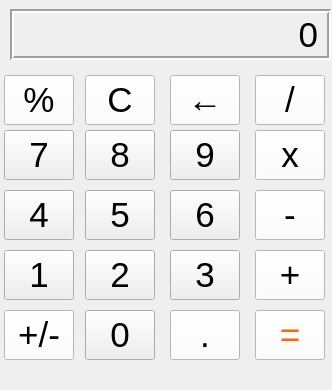
<?xml version="1.0" encoding="UTF-8"?>
<ui version="4.0">
 <class>MainWindow</class>
 <widget class="QMainWindow" name="MainWindow">
  <property name="geometry">
   <rect>
    <x>0</x>
    <y>0</y>
    <width>332</width>
    <height>390</height>
   </rect>
  </property>
  <property name="minimumSize">
   <size>
    <width>310</width>
    <height>390</height>
   </size>
  </property>
  <property name="maximumSize">
   <size>
    <width>332</width>
    <height>476</height>
   </size>
  </property>
  <property name="windowTitle">
   <string>Hesap Makinesi</string>
  </property>
  <widget class="QWidget" name="centralwidget">
   <widget class="QLabel" name="sonuc">
    <property name="geometry">
     <rect>
      <x>10</x>
      <y>9</y>
      <width>321</width>
      <height>51</height>
     </rect>
    </property>
    <property name="font">
     <font>
      <family>Arial</family>
      <pointsize>26</pointsize>
     </font>
    </property>
    <property name="frameShape">
     <enum>QFrame::Box</enum>
    </property>
    <property name="frameShadow">
     <enum>QFrame::Sunken</enum>
    </property>
    <property name="lineWidth">
     <number>2</number>
    </property>
    <property name="text">
     <string>0</string>
    </property>
    <property name="alignment">
     <set>Qt::AlignRight|Qt::AlignTrailing|Qt::AlignVCenter</set>
    </property>
    <property name="margin">
     <number>10</number>
    </property>
   </widget>
   <widget class="QPushButton" name="yuzde">
    <property name="geometry">
     <rect>
      <x>4</x>
      <y>75</y>
      <width>70</width>
      <height>50</height>
     </rect>
    </property>
    <property name="font">
     <font>
      <pointsize>26</pointsize>
     </font>
    </property>
    <property name="styleSheet">
     <string notr="true">background-color: rgb(255, 255, 255);</string>
    </property>
    <property name="text">
     <string>%</string>
    </property>
   </widget>
   <widget class="QPushButton" name="geri">
    <property name="geometry">
     <rect>
      <x>170</x>
      <y>75</y>
      <width>70</width>
      <height>50</height>
     </rect>
    </property>
    <property name="font">
     <font>
      <pointsize>26</pointsize>
     </font>
    </property>
    <property name="styleSheet">
     <string notr="true">background-color: rgb(241, 245, 245);
background-color: rgb(255, 255, 255);</string>
    </property>
    <property name="text">
     <string>←</string>
    </property>
   </widget>
   <widget class="QPushButton" name="silme">
    <property name="geometry">
     <rect>
      <x>85</x>
      <y>75</y>
      <width>70</width>
      <height>50</height>
     </rect>
    </property>
    <property name="font">
     <font>
      <pointsize>26</pointsize>
     </font>
    </property>
    <property name="styleSheet">
     <string notr="true">background-color: rgb(255, 255, 255);</string>
    </property>
    <property name="text">
     <string>C</string>
    </property>
   </widget>
   <widget class="QPushButton" name="bolme">
    <property name="geometry">
     <rect>
      <x>255</x>
      <y>75</y>
      <width>70</width>
      <height>50</height>
     </rect>
    </property>
    <property name="font">
     <font>
      <pointsize>26</pointsize>
     </font>
    </property>
    <property name="styleSheet">
     <string notr="true">background-color: rgb(255, 255, 255);</string>
    </property>
    <property name="text">
     <string>/</string>
    </property>
   </widget>
   <widget class="QPushButton" name="sekiz">
    <property name="geometry">
     <rect>
      <x>85</x>
      <y>130</y>
      <width>70</width>
      <height>50</height>
     </rect>
    </property>
    <property name="font">
     <font>
      <pointsize>26</pointsize>
     </font>
    </property>
    <property name="text">
     <string>8</string>
    </property>
   </widget>
   <widget class="QPushButton" name="dokuz">
    <property name="geometry">
     <rect>
      <x>170</x>
      <y>130</y>
      <width>70</width>
      <height>50</height>
     </rect>
    </property>
    <property name="font">
     <font>
      <pointsize>26</pointsize>
     </font>
    </property>
    <property name="text">
     <string>9</string>
    </property>
   </widget>
   <widget class="QPushButton" name="carpma">
    <property name="geometry">
     <rect>
      <x>255</x>
      <y>130</y>
      <width>70</width>
      <height>50</height>
     </rect>
    </property>
    <property name="font">
     <font>
      <pointsize>26</pointsize>
     </font>
    </property>
    <property name="styleSheet">
     <string notr="true">background-color: rgb(255, 255, 255);</string>
    </property>
    <property name="text">
     <string>x</string>
    </property>
   </widget>
   <widget class="QPushButton" name="yedi">
    <property name="geometry">
     <rect>
      <x>4</x>
      <y>130</y>
      <width>70</width>
      <height>50</height>
     </rect>
    </property>
    <property name="font">
     <font>
      <pointsize>26</pointsize>
     </font>
    </property>
    <property name="text">
     <string>7</string>
    </property>
   </widget>
   <widget class="QPushButton" name="bes">
    <property name="geometry">
     <rect>
      <x>85</x>
      <y>190</y>
      <width>70</width>
      <height>50</height>
     </rect>
    </property>
    <property name="font">
     <font>
      <pointsize>26</pointsize>
     </font>
    </property>
    <property name="text">
     <string>5</string>
    </property>
   </widget>
   <widget class="QPushButton" name="alti">
    <property name="geometry">
     <rect>
      <x>170</x>
      <y>190</y>
      <width>70</width>
      <height>50</height>
     </rect>
    </property>
    <property name="font">
     <font>
      <pointsize>26</pointsize>
     </font>
    </property>
    <property name="text">
     <string>6</string>
    </property>
   </widget>
   <widget class="QPushButton" name="cikarma">
    <property name="geometry">
     <rect>
      <x>255</x>
      <y>190</y>
      <width>70</width>
      <height>50</height>
     </rect>
    </property>
    <property name="font">
     <font>
      <pointsize>26</pointsize>
     </font>
    </property>
    <property name="styleSheet">
     <string notr="true">background-color: rgb(255, 255, 255);</string>
    </property>
    <property name="text">
     <string>-</string>
    </property>
   </widget>
   <widget class="QPushButton" name="dort">
    <property name="geometry">
     <rect>
      <x>4</x>
      <y>190</y>
      <width>70</width>
      <height>50</height>
     </rect>
    </property>
    <property name="font">
     <font>
      <pointsize>26</pointsize>
     </font>
    </property>
    <property name="text">
     <string>4</string>
    </property>
   </widget>
   <widget class="QPushButton" name="iki">
    <property name="geometry">
     <rect>
      <x>85</x>
      <y>250</y>
      <width>70</width>
      <height>50</height>
     </rect>
    </property>
    <property name="font">
     <font>
      <pointsize>26</pointsize>
     </font>
    </property>
    <property name="text">
     <string>2</string>
    </property>
   </widget>
   <widget class="QPushButton" name="uc">
    <property name="geometry">
     <rect>
      <x>170</x>
      <y>250</y>
      <width>70</width>
      <height>50</height>
     </rect>
    </property>
    <property name="font">
     <font>
      <pointsize>26</pointsize>
     </font>
    </property>
    <property name="text">
     <string>3</string>
    </property>
   </widget>
   <widget class="QPushButton" name="toplama">
    <property name="geometry">
     <rect>
      <x>255</x>
      <y>250</y>
      <width>70</width>
      <height>50</height>
     </rect>
    </property>
    <property name="font">
     <font>
      <pointsize>26</pointsize>
     </font>
    </property>
    <property name="styleSheet">
     <string notr="true">background-color: rgb(255, 255, 255);</string>
    </property>
    <property name="text">
     <string>+</string>
    </property>
   </widget>
   <widget class="QPushButton" name="bir">
    <property name="geometry">
     <rect>
      <x>4</x>
      <y>250</y>
      <width>70</width>
      <height>50</height>
     </rect>
    </property>
    <property name="font">
     <font>
      <pointsize>26</pointsize>
     </font>
    </property>
    <property name="text">
     <string>1</string>
    </property>
   </widget>
   <widget class="QPushButton" name="sifir">
    <property name="geometry">
     <rect>
      <x>85</x>
      <y>310</y>
      <width>70</width>
      <height>50</height>
     </rect>
    </property>
    <property name="font">
     <font>
      <pointsize>26</pointsize>
     </font>
    </property>
    <property name="text">
     <string>0</string>
    </property>
   </widget>
   <widget class="QPushButton" name="nokta">
    <property name="geometry">
     <rect>
      <x>170</x>
      <y>310</y>
      <width>70</width>
      <height>50</height>
     </rect>
    </property>
    <property name="font">
     <font>
      <pointsize>26</pointsize>
     </font>
    </property>
    <property name="styleSheet">
     <string notr="true">background-color: rgb(255, 255, 255);</string>
    </property>
    <property name="text">
     <string>.</string>
    </property>
   </widget>
   <widget class="QPushButton" name="esittir">
    <property name="geometry">
     <rect>
      <x>255</x>
      <y>310</y>
      <width>70</width>
      <height>50</height>
     </rect>
    </property>
    <property name="font">
     <font>
      <pointsize>26</pointsize>
     </font>
    </property>
    <property name="styleSheet">
     <string notr="true">color: rgb(255, 102, 2);
background-color: rgb(255, 255, 255);</string>
    </property>
    <property name="text">
     <string>=</string>
    </property>
   </widget>
   <widget class="QPushButton" name="isaret">
    <property name="geometry">
     <rect>
      <x>4</x>
      <y>310</y>
      <width>70</width>
      <height>50</height>
     </rect>
    </property>
    <property name="font">
     <font>
      <pointsize>26</pointsize>
     </font>
    </property>
    <property name="styleSheet">
     <string notr="true">background-color: rgb(255, 255, 255);</string>
    </property>
    <property name="text">
     <string>+/-</string>
    </property>
   </widget>
  </widget>
 </widget>
 <resources/>
 <connections/>
</ui>
